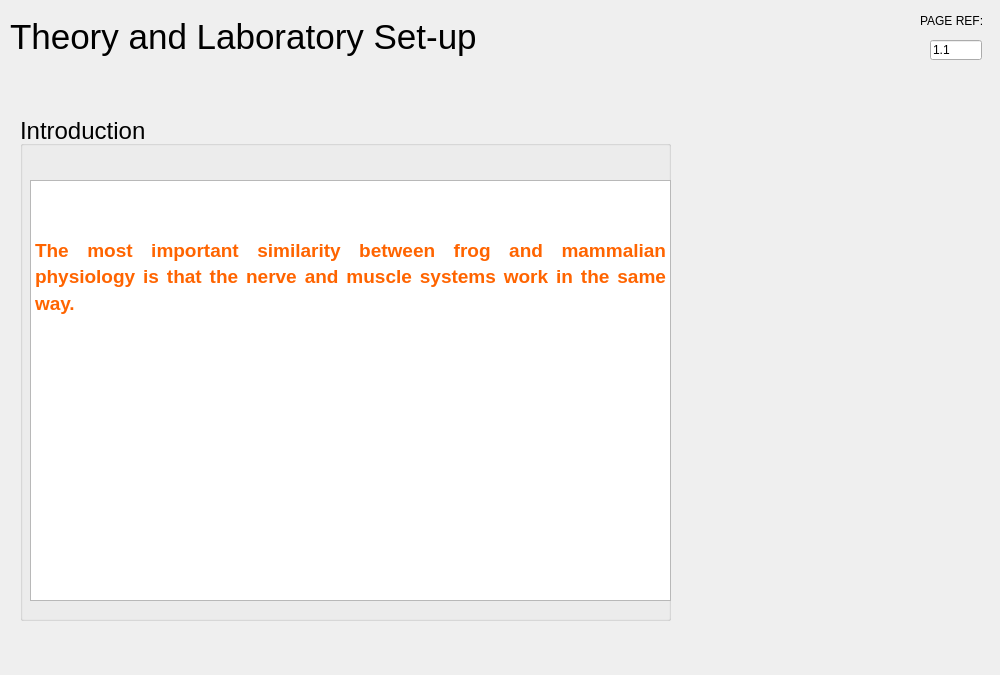
<?xml version="1.0" encoding="UTF-8"?>
<ui version="4.0">
 <class>MainWindow</class>
 <widget class="QMainWindow" name="MainWindow">
  <property name="geometry">
   <rect>
    <x>0</x>
    <y>0</y>
    <width>1000</width>
    <height>675</height>
   </rect>
  </property>
  <property name="windowTitle">
   <string>MainWindow</string>
  </property>
  <widget class="QWidget" name="centralwidget">
   <widget class="QLabel" name="labelTitle">
    <property name="geometry">
     <rect>
      <x>20</x>
      <y>110</y>
      <width>181</width>
      <height>41</height>
     </rect>
    </property>
    <property name="font">
     <font>
      <pointsize>18</pointsize>
     </font>
    </property>
    <property name="text">
     <string>Introduction</string>
    </property>
   </widget>
   <widget class="QLabel" name="label">
    <property name="geometry">
     <rect>
      <x>680</x>
      <y>120</y>
      <width>291</width>
      <height>241</height>
     </rect>
    </property>
    <property name="text">
     <string/>
    </property>
    <property name="pixmap">
     <pixmap>../img/IM1.png</pixmap>
    </property>
    <property name="scaledContents">
     <bool>true</bool>
    </property>
   </widget>
   <widget class="QLabel" name="label_2">
    <property name="geometry">
     <rect>
      <x>680</x>
      <y>380</y>
      <width>291</width>
      <height>251</height>
     </rect>
    </property>
    <property name="text">
     <string/>
    </property>
    <property name="pixmap">
     <pixmap>../img/IM2.png</pixmap>
    </property>
    <property name="scaledContents">
     <bool>true</bool>
    </property>
   </widget>
   <widget class="QGroupBox" name="groupBox">
    <property name="geometry">
     <rect>
      <x>20</x>
      <y>140</y>
      <width>651</width>
      <height>481</height>
     </rect>
    </property>
    <property name="title">
     <string/>
    </property>
    <widget class="QTextBrowser" name="textBrowser">
     <property name="geometry">
      <rect>
       <x>10</x>
       <y>40</y>
       <width>641</width>
       <height>421</height>
      </rect>
     </property>
     <property name="html">
      <string>&lt;!DOCTYPE HTML PUBLIC &quot;-//W3C//DTD HTML 4.0//EN&quot; &quot;http://www.w3.org/TR/REC-html40/strict.dtd&quot;&gt;
&lt;html&gt;&lt;head&gt;&lt;meta name=&quot;qrichtext&quot; content=&quot;1&quot; /&gt;&lt;style type=&quot;text/css&quot;&gt;
p, li { white-space: pre-wrap; }
&lt;/style&gt;&lt;/head&gt;&lt;body style=&quot; font-family:'.AppleSystemUIFont'; font-size:13pt; font-weight:400; font-style:normal;&quot;&gt;
&lt;p align=&quot;justify&quot; style=&quot; margin-top:0px; margin-bottom:0px; margin-left:0px; margin-right:0px; -qt-block-indent:0; text-indent:0px; line-height:120%;&quot;&gt;&lt;a name=&quot;docs-internal-guid-4cbdc23b-7fff-1fb8-3bc5-008f519ad9c3&quot;&gt;&lt;/a&gt;&lt;span style=&quot; font-family:'Calibri,sans-serif'; font-size:14pt; color:#ffffff; background-color:transparent;&quot;&gt;T&lt;/span&gt;&lt;span style=&quot; font-family:'Calibri,sans-serif'; font-size:14pt; color:#ffffff; background-color:transparent;&quot;&gt;he frog used in this Lab is a North American leopard frog, &lt;/span&gt;&lt;span style=&quot; font-family:'Calibri,sans-serif'; font-size:14pt; font-style:italic; color:#ffffff; background-color:transparent;&quot;&gt;Rana pipiens,&lt;/span&gt;&lt;span style=&quot; font-family:'Calibri,sans-serif'; font-size:14pt; color:#ffffff; background-color:transparent;&quot;&gt; which is slightly larger than the common frog, &lt;/span&gt;&lt;span style=&quot; font-family:'Calibri,sans-serif'; font-size:14pt; font-style:italic; color:#ffffff; background-color:transparent;&quot;&gt;Rana temporaria&lt;/span&gt;&lt;span style=&quot; font-family:'Calibri,sans-serif'; font-size:14pt; color:#ffffff; background-color:transparent;&quot;&gt;.&lt;/span&gt;&lt;/p&gt;
&lt;p align=&quot;justify&quot; style=&quot; margin-top:0px; margin-bottom:0px; margin-left:0px; margin-right:0px; -qt-block-indent:0; text-indent:0px; line-height:120%;&quot;&gt;&lt;span style=&quot; font-family:'Calibri,sans-serif'; font-size:14pt; font-weight:600; color:#ff6400; background-color:transparent;&quot;&gt;The most important similarity between frog and mammalian physiology is that the nerve and muscle systems work in the same way. &lt;/span&gt;&lt;/p&gt;
&lt;p align=&quot;justify&quot; style=&quot; margin-top:0px; margin-bottom:0px; margin-left:0px; margin-right:0px; -qt-block-indent:0; text-indent:0px;&quot;&gt;&lt;span style=&quot; font-family:'MS Shell Dlg 2'; font-size:14pt; color:#ffffff;&quot;&gt;&lt;br /&gt;&lt;/span&gt;&lt;/p&gt;
&lt;p align=&quot;justify&quot; style=&quot; margin-top:0px; margin-bottom:0px; margin-left:0px; margin-right:0px; -qt-block-indent:0; text-indent:0px; line-height:120%;&quot;&gt;&lt;span style=&quot; font-family:'Calibri,sans-serif'; font-size:14pt; color:#ffffff; background-color:transparent;&quot;&gt;In order to proceed with the experimentations, the animals must be anesthetized or killed before we can perform experiments on them. In our case, as per usual procedure, the frog is killed by a process called pithing. The frog is stunned by a blow to the head, then a metal probe is inserted at the back of the neck to destroy the brain and spinal cord. The central nervous system has now been destroyed, so the frog can feel no pain. The dissection is performed with care in order to avoid cutting large blood vessels.&lt;/span&gt;&lt;/p&gt;&lt;/body&gt;&lt;/html&gt;</string>
     </property>
    </widget>
   </widget>
   <widget class="QLabel" name="labelCurrentWindow">
    <property name="geometry">
     <rect>
      <x>10</x>
      <y>0</y>
      <width>641</width>
      <height>74</height>
     </rect>
    </property>
    <property name="font">
     <font>
      <pointsize>26</pointsize>
     </font>
    </property>
    <property name="text">
     <string>Theory and Laboratory Set-up</string>
    </property>
   </widget>
   <widget class="QLineEdit" name="lineEdit">
    <property name="geometry">
     <rect>
      <x>930</x>
      <y>40</y>
      <width>52</width>
      <height>20</height>
     </rect>
    </property>
    <property name="sizePolicy">
     <sizepolicy hsizetype="Ignored" vsizetype="Fixed">
      <horstretch>0</horstretch>
      <verstretch>0</verstretch>
     </sizepolicy>
    </property>
    <property name="text">
     <string>1.1</string>
    </property>
    <property name="readOnly">
     <bool>true</bool>
    </property>
   </widget>
   <widget class="QLabel" name="labelPageRef">
    <property name="geometry">
     <rect>
      <x>920</x>
      <y>-2</y>
      <width>71</width>
      <height>46</height>
     </rect>
    </property>
    <property name="sizePolicy">
     <sizepolicy hsizetype="Maximum" vsizetype="Preferred">
      <horstretch>0</horstretch>
      <verstretch>0</verstretch>
     </sizepolicy>
    </property>
    <property name="text">
     <string>PAGE REF:</string>
    </property>
   </widget>
   <widget class="QPushButton" name="pushButtonMenu">
    <property name="geometry">
     <rect>
      <x>913</x>
      <y>720</y>
      <width>75</width>
      <height>23</height>
     </rect>
    </property>
    <property name="sizePolicy">
     <sizepolicy hsizetype="Maximum" vsizetype="Fixed">
      <horstretch>0</horstretch>
      <verstretch>0</verstretch>
     </sizepolicy>
    </property>
    <property name="minimumSize">
     <size>
      <width>50</width>
      <height>20</height>
     </size>
    </property>
    <property name="text">
     <string>MENU</string>
    </property>
   </widget>
   <widget class="QPushButton" name="pushButtonBack">
    <property name="geometry">
     <rect>
      <x>9</x>
      <y>720</y>
      <width>75</width>
      <height>23</height>
     </rect>
    </property>
    <property name="sizePolicy">
     <sizepolicy hsizetype="Maximum" vsizetype="Fixed">
      <horstretch>0</horstretch>
      <verstretch>0</verstretch>
     </sizepolicy>
    </property>
    <property name="text">
     <string>BACK</string>
    </property>
   </widget>
   <widget class="QLabel" name="label_6">
    <property name="geometry">
     <rect>
      <x>826</x>
      <y>707</y>
      <width>81</width>
      <height>49</height>
     </rect>
    </property>
    <property name="sizePolicy">
     <sizepolicy hsizetype="Maximum" vsizetype="Preferred">
      <horstretch>0</horstretch>
      <verstretch>0</verstretch>
     </sizepolicy>
    </property>
    <property name="font">
     <font>
      <pointsize>11</pointsize>
      <weight>75</weight>
      <bold>true</bold>
     </font>
    </property>
    <property name="text">
     <string>PAGE 1 / 4</string>
    </property>
   </widget>
   <widget class="QProgressBar" name="progressBar">
    <property name="geometry">
     <rect>
      <x>171</x>
      <y>721</y>
      <width>649</width>
      <height>21</height>
     </rect>
    </property>
    <property name="sizePolicy">
     <sizepolicy hsizetype="Minimum" vsizetype="Fixed">
      <horstretch>0</horstretch>
      <verstretch>0</verstretch>
     </sizepolicy>
    </property>
    <property name="value">
     <number>1</number>
    </property>
    <property name="textVisible">
     <bool>false</bool>
    </property>
   </widget>
   <widget class="QPushButton" name="pushButtonNext">
    <property name="geometry">
     <rect>
      <x>90</x>
      <y>720</y>
      <width>75</width>
      <height>23</height>
     </rect>
    </property>
    <property name="sizePolicy">
     <sizepolicy hsizetype="Maximum" vsizetype="Fixed">
      <horstretch>0</horstretch>
      <verstretch>0</verstretch>
     </sizepolicy>
    </property>
    <property name="text">
     <string>NEXT</string>
    </property>
   </widget>
  </widget>
 </widget>
 <resources>
  <include location="../resources.qrc"/>
 </resources>
 <connections/>
</ui>
